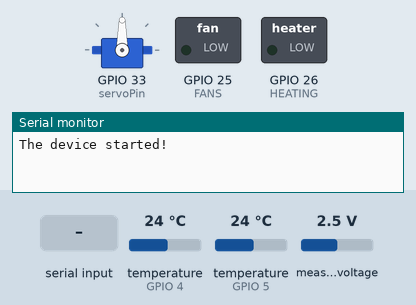
Simulated run of this sketch. Board: ESP32. On the bench: servo, switched loads named in the sketch (green lamp = pin HIGH), the last lines printed to the serial monitor. Inputs (shaded band) come from the test bench; at power-on: temperature (sensors on GPIO 4, GPIO 5) 24 °C, measured voltage 2.5 V. Nothing arrives over Bluetooth unless stated.

Above: at 2.1 s.
2.2 s: "90,45\n" received over the second serial link
4.7 s: "1\n" received over the second serial link
7.4 s: "1000\n" received over the second serial link
10.4 s: "1001\n" received over the second serial link
At 12.4 s:
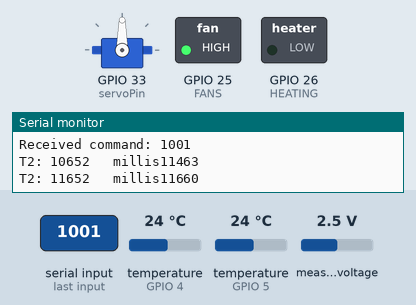
Timing chart, 0 to 13.9 s (numbered marks = the images above; inputs shaded):
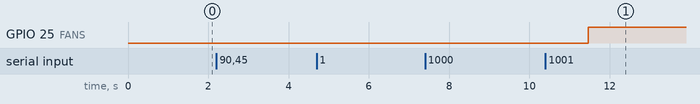

Measured:
- after the input at 10.4 s, GPIO 25 (FANS): LOW → HIGH after 1.1 s

The sketch:

IDPoT.ino
```cpp
#include <BluetoothSerial.h>
#include <Adafruit_ADS1X15.h>
#include <OneWire.h>
#include <Servo.h>

#define INTERVAL_1 1
#define INTERVAL_2 1000
#define INTERVAL_3 450
#define INTERVAL_4 1000
#define ADC_PIN_HOT 15 //hot temperature
#define ADC_PIN_COLD 2 //cold temperature
#define FANS 25	//Fan pin
#define HEATING 26	//heating element pin
#define servoPin 33	//Servo Pin
#define channel 2	//servo channel
OneWire ds1(4); // first DS18B20 on pin 4
OneWire ds2(5); // second DS18B20 on pin 5
byte data1[9], data2[9];	//adress for DS18B20 Do not change
byte addr1[8], addr2[8];

Servo servo1;
BluetoothSerial SerialBT;
Adafruit_ADS1115 ads;

unsigned long time_1 = 0, time_2 = 0, time_3 = 0, time_4 = 0;	// Do not change
float sensorVoltage, sensorTemperatureCold, sensorTemperatureHot, sensorVoltageOut, milliVolts,desiredTemperatureDifference;
int maxTemperature, desiredTemperature, operatingMode, numberOfmMeasurements;
bool startMeasuring = false, fans = false, coolDown=false, CanCoolDown=true;
bool moveUP=false, moveDOWN=false;

void setup() {
  Serial.begin(115200);
  SerialBT.begin("ESP32_BT");	//BT device name

  pinMode(FANS, OUTPUT);
  pinMode(HEATING, OUTPUT);

  ledcSetup(channel, 5000, 8);	//Servo
  ledcAttachPin(HEATING,channel);

  // ads.setGain(GAIN_TWOTHIRDS);  // 2/3x gain +/- 6.144V  1 bit = 3mV      0.1875mV (default)
  ads.setGain(GAIN_ONE);        // 1x gain   +/- 4.096V  1 bit = 2mV      0.125mV
  // ads.setGain(GAIN_TWO);        // 2x gain   +/- 2.048V  1 bit = 1mV      0.0625mV
  // ads.setGain(GAIN_FOUR);       // 4x gain   +/- 1.024V  1 bit = 0.5mV    0.03125mV
  // ads.setGain(GAIN_EIGHT);      // 8x gain   +/- 0.512V  1 bit = 0.25mV   0.015625mV
  // ads.setGain(GAIN_SIXTEEN);    // 16x gain  +/- 0.256V  1 bit = 0.125mV  0.0078125mV
  ads.setDataRate(RATE_ADS1115_860SPS);


  servo1.attach(servoPin);

  if (!ads.begin()) {
    Serial.println("Failed to initialize ADS.");
    while (1);
  }

  Serial.println("The device started!");

}

void loop() {
  if (SerialBT.connected())  //If bluetooth is connected
  {
    if (startMeasuring == 1)  //if user start measuring
    {
      if (millis() >= (time_1 + INTERVAL_1))  //activte every INTERVAL_1
      {
        time_1 += INTERVAL_1;
        MeasureVoltage();
      }
      if (millis() >= (time_2 + INTERVAL_2)) //activte every INTERVAL_2
      {
        time_2 += INTERVAL_2;
        Serial.print("T2: ");
        Serial.print(time_2);
        Serial.print("   millis");
        Serial.println(millis());
        calculate();
        Heating();
        SendData();
        MeasureTemperature();
        CheckOperatingMode();
      }
    }
    else if (coolDown == true)
    {
      if (sensorTemperatureCold > 30 || sensorTemperatureHot > 45) digitalWrite(FANS, HIGH);
      else
      {
        digitalWrite(FANS, LOW);
        coolDown =false;
      }
    }
    if (millis() >= (time_3 + INTERVAL_3))
    {
      time_3 += INTERVAL_3;
      receiveCommand();
    }

    if (millis() >= (time_4 + INTERVAL_4))
    {
      time_4 += INTERVAL_4;
      move();

    }
  }
}

void MeasureVoltage()
{
  int16_t adc3 = ads.readADC_SingleEnded(3); // raw value
  float volts = ads.computeVolts(adc3); //Convert
  milliVolts += volts*1000; //Volts to milivolts
  numberOfmMeasurements++;  //number of measurements
}

void calculate()  //calculate and remove random measurement error
{
  sensorVoltageOut=milliVolts;
  milliVolts=0;
  sensorVoltageOut /= numberOfmMeasurements; // Average value of voltage in one second
  if ((sensorVoltageOut <= 0.2 && sensorVoltageOut >= 0) || (sensorVoltageOut <= 0 && sensorVoltageOut >= -0.2)) sensorVoltageOut = 0; // if voltage = +-0,2 set 0
  numberOfmMeasurements=0;
}

void receiveCommand() {

  if (SerialBT.available() > 0) //receive command without blocking or waiting
  {
    String receivedCommand = SerialBT.readString();
    processCommand(receivedCommand);
  }
}

void processCommand(String command)
{
  Serial.println("Received command: " + command);
  int numCommand = command.toInt();
  switch (numCommand) {
    case 1000:
      startMeasuring = !startMeasuring; // switch true to false and so on
      time_1 = time_2 = time_3 = time_4 = millis(); //set interval base
      if (startMeasuring== false) coolDown = true;
      break;
    case 1001 ... 1002:  //change mode
      operatingMode = numCommand - 1000;
      digitalWrite(FANS, LOW);
      if (operatingMode==1)
      {
        desiredTemperature= desiredTemperatureDifference;
      }
      else if (operatingMode==2)
      {
        CanCoolDown=true;
      }
      break;

    case 10000 ... 10999:  //max temperature
      maxTemperature = numCommand - 10000;
      break;

    case 11000 ... 11999:  //desired temperature or desired temperature difference
      desiredTemperature = numCommand - 11000;
      desiredTemperatureDifference = numCommand - 11000;
      CanCoolDown=true;
      break;

    case 12000 ... 12002:  //Fan controll
      TurnOnOffFans();
      coolDown =false;
      CanCoolDown=false;
      break;

    case 13000 ... 13002:  //Move servo
      time_4 = millis();
      if (numCommand==13001) moveDOWN=true;
      else if (numCommand==13002) moveUP=true;
      break;
  }
}

void MeasureTemperature() //65ms
{
  //read first sensor
  if (!ds1.search(addr1)) ds1.reset_search();

  ds1.reset();
  ds1.select(addr1);
  ds1.write(0x44, 1); // convert
  ds1.reset();
  ds1.select(addr1);
  ds1.write(0xBE); // read Scratchpad

  for (byte i = 0; i < 9; i++) {
    data1[i] = ds1.read();
  }
  int16_t raw1 = (data1[1] << 8) | data1[0];
  float celsius1 = (float)raw1 / 16.0;
  // Read second sensor
  if (!ds2.search(addr2)) ds2.reset_search();

  ds2.reset();
  ds2.select(addr2);
  ds2.write(0x44, 1); // convert
  ds2.reset();
  ds2.select(addr2);
  ds2.write(0xBE); // read Scratchpad

  for (byte i = 0; i < 9; i++) {
    data2[i] = ds2.read();
  }
  int16_t raw2 = (data2[1] << 8) | data2[0];
  float celsius2 = (float)raw2 / 16.0;
  sensorTemperatureHot = celsius1;
  sensorTemperatureCold = celsius2;
}
void TurnOnOffFans()
{
  fans =!fans;
  digitalWrite(FANS, fans);
}
void Heating() //
{
  if (operatingMode==1)
  {
    if ((sensorTemperatureHot+13)<=(desiredTemperature)) {ledcWrite(channel, 255);} //Full power
    else if ((sensorTemperatureHot+5)<=(desiredTemperature)) {ledcWrite(channel, 40);}  //15,68% power if temp is 5°C from desired temp
    else if ((sensorTemperatureHot+3)<=(desiredTemperature)) {ledcWrite(channel, 30);}
    else if ((sensorTemperatureHot+1)<=(desiredTemperature)) {ledcWrite(channel, 25);}
    else if ((sensorTemperatureHot)<=(desiredTemperature)) {ledcWrite(channel, 20);}
    else if ((sensorTemperatureHot)>(desiredTemperature)) {ledcWrite(channel, 0); } //0% power

    if ((sensorTemperatureHot-2)>=(desiredTemperature))  //if temp is +2°C from desired
  {
    digitalWrite(FANS, HIGH);
    CanCoolDown=true;
  }
  else if (CanCoolDown==true) digitalWrite(FANS, LOW);

  }

  if (operatingMode==2)
  {
    if ((sensorTemperatureHot+13)<=(desiredTemperature)) {ledcWrite(channel, 255);}
    else if ((sensorTemperatureHot+5)<=(desiredTemperature)) {ledcWrite(channel, 80);}
    else if ((sensorTemperatureHot+3)<=(desiredTemperature)) {ledcWrite(channel, 60);}
    else if ((sensorTemperatureHot+1)<=(desiredTemperature)) {ledcWrite(channel, 50);}
    else if ((sensorTemperatureHot)<=(desiredTemperature)) {ledcWrite(channel, 40);}
    else if ((sensorTemperatureHot)>(desiredTemperature)) {ledcWrite(channel, 0); }

    if ((sensorTemperatureHot>60)&&(CanCoolDown==true))
    {
      coolDown=true;
    }
  }


}
void SendData()
{
  String SendMessage=(String(sensorVoltageOut) + "X" + String(sensorTemperatureHot) + "X" + String(sensorTemperatureCold) + "X" + String(desiredTemperature) + "X" + String(maxTemperature) + "Z");
  SerialBT.print(SendMessage);
}
void move() //move servo
{
  if (moveUP== true)
  {
    servo1.write(0);
    moveUP=false;
  }
  else if (moveDOWN == true)
  {
    servo1.write(180);
    moveDOWN=false;
  }
  else
  {
    servo1.write(90);
  }
}

void CheckOperatingMode()
{
  if (operatingMode==2)
  {
    desiredTemperature = sensorTemperatureCold + desiredTemperatureDifference+1;

  }
}
```
